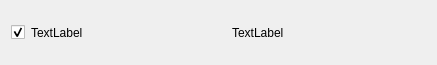
<?xml version="1.0" encoding="UTF-8"?>
<ui version="4.0">
 <class>etching_analysor_item</class>
 <widget class="QWidget" name="etching_analysor_item">
  <property name="geometry">
   <rect>
    <x>0</x>
    <y>0</y>
    <width>437</width>
    <height>65</height>
   </rect>
  </property>
  <property name="windowTitle">
   <string>Form</string>
  </property>
  <layout class="QGridLayout" name="gridLayout">
   <item row="0" column="2">
    <widget class="QLabel" name="LA_file_name">
     <property name="text">
      <string>TextLabel</string>
     </property>
    </widget>
   </item>
   <item row="0" column="0">
    <widget class="QCheckBox" name="checkBox">
     <property name="sizePolicy">
      <sizepolicy hsizetype="Maximum" vsizetype="Fixed">
       <horstretch>0</horstretch>
       <verstretch>0</verstretch>
      </sizepolicy>
     </property>
     <property name="styleSheet">
      <string notr="true"/>
     </property>
     <property name="text">
      <string/>
     </property>
     <property name="checked">
      <bool>true</bool>
     </property>
    </widget>
   </item>
   <item row="0" column="1">
    <widget class="QLabel" name="LA_information">
     <property name="text">
      <string>TextLabel</string>
     </property>
    </widget>
   </item>
  </layout>
 </widget>
 <resources/>
 <connections/>
</ui>
